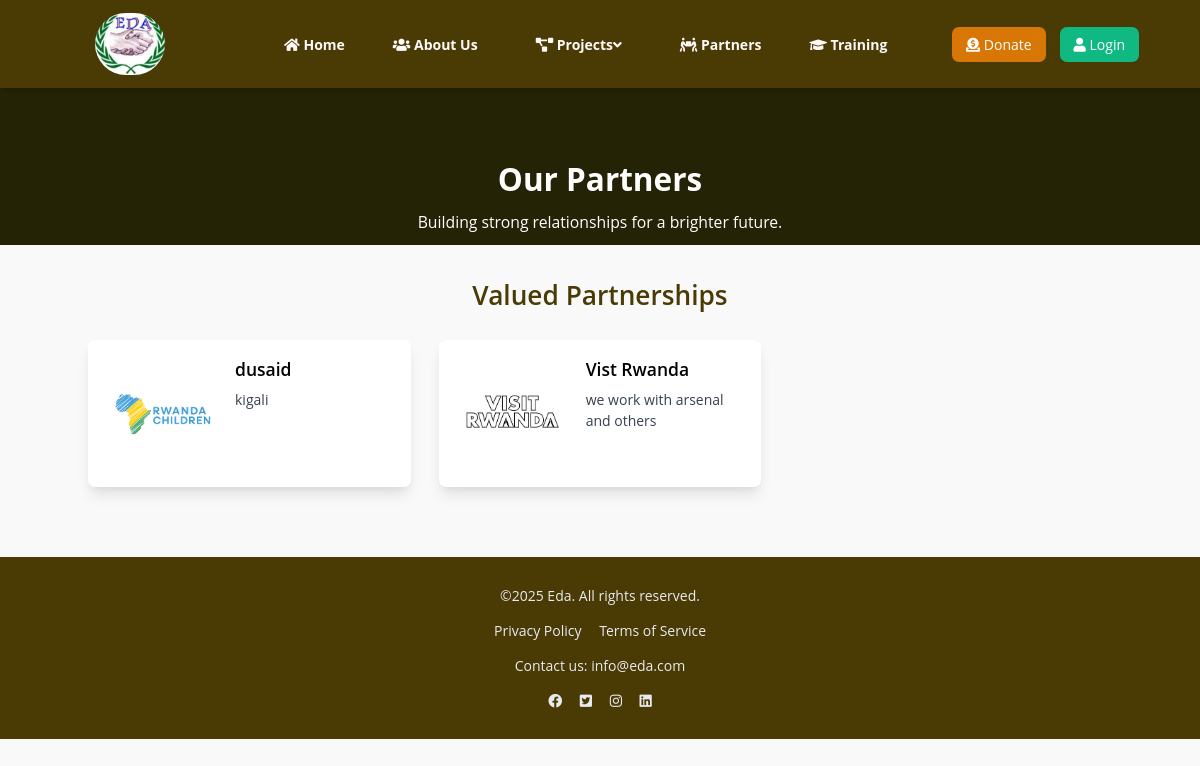
The page /partners/ on the database its author committed.
### eda/models.py (models this page shows)
class Partner(models.Model):
    name = models.CharField(max_length=200)
    description = models.TextField()
    image = models.ImageField(upload_to='images/', null=True, blank=True)
    created_at = models.DateTimeField(auto_now_add=True)
    updated_at = models.DateTimeField(auto_now=True)

### eda/views.py (the view)
# urls.py: path('partners/',views.partners, name='partners'),
def partners(request):
    partners = Partner.objects.all()
    return render(request, 'partners.html', {'partners': partners})

### templates/partners.html (shortened to what this page needs)
﻿{% extends 'base.html' %}
{% block content %}
<section class="hero-section block h-full py-24 items-center justify-center text-center bg-blue-600 text-white">
    <h1 class="text-4xl font-bold">Our Partners</h1>
    <p class="mt-4 text-lg">Building strong relationships for a brighter future.</p>
</section>
<main class="container mx-auto py-10">
    <h2 class="text-3xl font-semibold text-center mb-8">Valued Partnerships</h2>
    <div class="grid grid-cols-1 md:grid-cols-2 lg:grid-cols-3 gap-8">
        {% for partner in partners %}
        <div class="flex items-start bg-white shadow-lg rounded-lg p-5 transition-transform transform hover:scale-105">
            <img src="{{ partner.image.url }}" alt="{{ partner.name }} Logo" class="w-32 h-32 mr-5 object-contain">
            <div>
                <h3 class="text-xl font-semibold">{{ partner.name }}</h3>
                <p class="mt-2 text-gray-700">{{ partner.description }}</p>
            </div>
        </div>
        {% endfor %}
    </div>
</main>
{% endblock %}

### templates/base.html (style rules this page uses)
:root { --primary-color: #4a3a04; --accent-color: rgba(250, 233, 9, 0.91); --background-color: rgba(248, 248, 248, 0.8); --dark-background: rgba(47, 79, 78, 0.04); }
* { box-sizing: border-box; font-family: 'Open Sans', sans-serif; font-size: 14px; }
body { padding: 0; margin: 0; font-family: 'Open Sans', sans-serif; background-color: #F9F9F9; }

### templates/partners.html (style rules this page uses)
.hero-section { height: 20vh; background-color: rgb(37, 35, 5); }
h2 { color: #4a3a04; font-size: 30px; font-weight: 700; margin-bottom: 20px; }

### rows shown on the page
Partner: image (picture), name "dusaid", description "kigali"
Partner: image (picture), name "Vist Rwanda", description "we work with arsenal and others"
